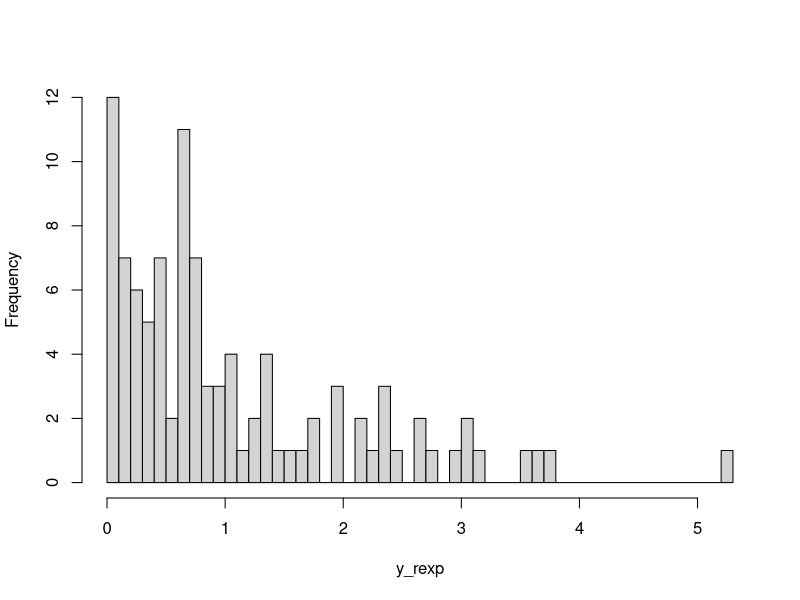

This figure's R source:
# https://www.geeksforgeeks.org/exponential-distribution-in-r-programming-dexp-pexp-qexp-and-rexp-functions/
library('ggplot2')
# R program to illustrate
# exponential distribution
 
# Set seed for reproducibility
set.seed(500) 
 
# Specify size         
N <- 100
 
# Draw exp distributed values
y_rexp <- rexp(N, rate = 1)
  
# Plot exp density  
hist(y_rexp, breaks = 50, main = "")
